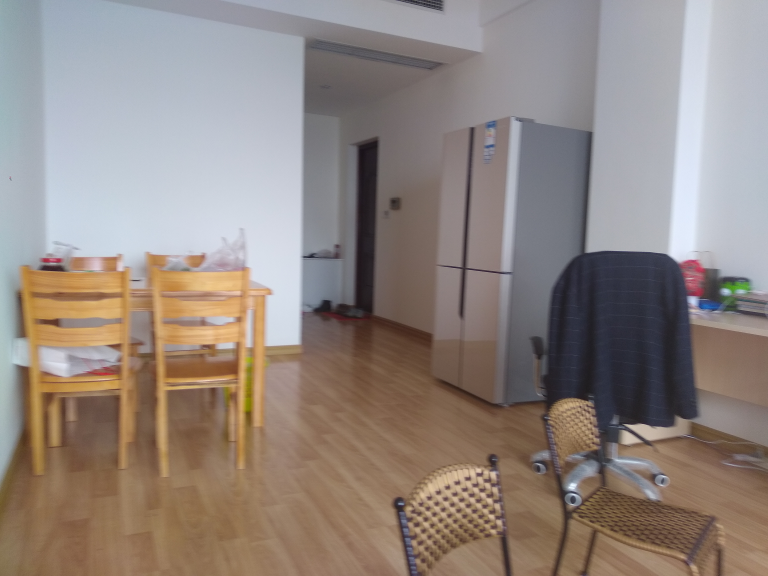
%> input picture My_PatchSelection/image1_1.png, 2304 x 1728 px (shown at 1/3 size)
$ octave patchSelection1.m   (GNU Octave 9; MATLAB toolbox functions it lacks are replaced by stand-ins)
%> lines starting %> are read from the running program, lines starting %| are printed output that depends on the picture
### hai_deblur_test3/calconfidence.m
function [confidence,offset,scale] = calconfidence(gradient, ksize, step)

    [rows,cols] = size(gradient{1});

    range = floor(ksize/2);

    width = ksize;

    % pixAxis = offset + scale*(confAxis-1)
    offset = width;
    scale = step;
    % step of moving windows
%     step = floor(ksize/3);

    % save all confidence values
    % confidence row
    cfrow = 1;
    cfrows = ceil((rows-2*width)/step);
    cfcols = ceil((cols-2*width)/step);

    confidence = zeros(cfrows,cfcols);

    for row = width:step:(rows-width)
       cfcol = 1;
       for col = width:step:(cols-width)

           xmin = row-range;
           xmax = row+range;
           ymin = col-range;
           ymax = col+range;

           gradx = gradient{1}(xmin:xmax,ymin:ymax);
           grady = gradient{2}(xmin:xmax,ymin:ymax);

           sumx = sum(gradx(:));
           sumy = sum(grady(:));

           innerSqrt = sqrt(gradx.^2+grady.^2);
           innerSum = sum(innerSqrt(:));

           confidence(cfrow,cfcol)= sqrt(sumx^2+sumy^2)/(innerSum + 0.5);
           cfcol = cfcol + 1;
       end
       cfrow = cfrow + 1;
    end

end

### My_PatchSelection/patchSelection1.m
clear
close all

%% initialization
I = imread('image1_1.png');
%> I is the input picture: size 1728x2304x3 uint8; mean R, G, B 145.2, 134.1, 128.1
if size(I,3)==3
    Igray = rgb2gray(I);
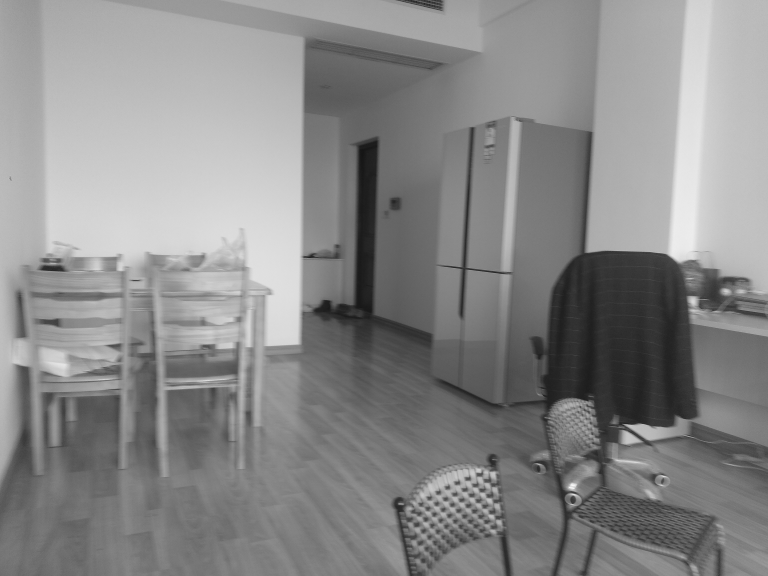
%> Igray: size 1728x2304 uint8 (shown at 1/3 size); min 14, max 253, mean 136.8
end
y = im2double(Igray);
% y = Igray;

% y = shock_filter(y);

% figure;imshow(I,'InitialMagnification','fit');

ksize = 25;
psize = ksize * 16;

% calculate the gradients
% derivative filters
dx = [-1 1; 0 0];
dy = [-1 0; 1 0];

gradient{1} = conv2(y, dx, 'valid');
gradient{2} = conv2(y, dy, 'valid');

fp = 0;
fpmax = fp;
fpmin = 1000;
pxmin=0;
pxmax=0;
pymin=0;
pymax=0;

%% calculate confidence
% tic
% calculate all confidences based on defined step
% pixAxis = offset + scale*(confAxis-1)
stepConf = floor(ksize);
[confs,offset,scale]=calconfidence(gradient,ksize,stepConf);
%> in calconfidence, `[rows,cols] = size(gradient{1});`: rows = 1727; cols = 2303
%> in calconfidence, `cfrows = ceil((rows-2*width)/step);`: cfrows = 68
%> in calconfidence, `cfcols = ceil((cols-2*width)/step);`: cfcols = 91
%> in calconfidence, `confidence = zeros(cfrows,cfcols);`: confidence: size 68x91 double; every value is 0
%> the loop in calconfidence, `for row = width:step:(rows-width)` made 68 passes
%> row on passes 1 to 12: 25, 50, 75, 100, 125, 150, 175, 200, 225, 250, 275, 300
%> after the loop in calconfidence, `for row = width:step:(rows-width)`:
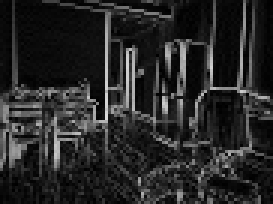
%> confidence: size 68x91 double (shown 3 times larger); min 0.00101, max 0.859, mean 0.155
%> after the loop in calconfidence, `for row = width:step:(rows-width)`: cfrow = 69
%> offset = 25; scale = 25
% toc


%% get the patch based on confidence
[rows,cols] = size(gradient{1});
%> rows = 1727; cols = 2303

stepPatch = floor(psize/3);
row=0;
col=0;

% tic
% go through all patches in a image
for row=psize:stepPatch:rows
    for col=psize:stepPatch:cols

        % pixAxis = offset + scale*(confAxis-1)
        xmin=row-psize+1;
        if xmin == 1
            cfxmin = 1;
        else
            cfxmin = floor((xmin - offset)/scale) + 1;
        end
        xmax=row;
        cfxmax = floor((xmax - offset)/scale);

        ymin=col-psize+1;
        if ymin == 1
            cfymin = 1;
        else
            cfymin = floor((ymin - offset)/scale) + 1;
        end
        ymax=col;
        cfymax = floor((ymax - offset)/scale);

        subConfidence = confs(cfxmin:cfxmax,cfymin:cfymax);

        fp = mean(subConfidence(:));

        if fp > fpmax
            fpmax = fp;

            % save the patch axis at max fp
            pxmin = xmin;
            pxmax = xmax;
            pymin = ymin;
            pymax = ymax;

            cfpxmin = cfxmin;
            cfpxmax = cfxmax;
            cfpymin = cfymin;
            cfpymax = cfymax;

        end

    end
end
%> this loop made 10 passes
%> row on passes 1 to 10: 400, 533, 666, 799, 932, 1065, 1198, 1331, 1464, 1597
%> after the loop, cfpxmax = 46; cfpxmin = 31; cfpymax = 36; cfpymin = 21; cfxmin = 47; cfymin = 74; fpmax = 0.295; pxmax = 1198; pxmin = 799; pymax = 932; pymin = 533

assert(pxmin~=0 && pxmax~=0 && pymin~=0 && pymax~=0,...
       'pxmin,pxmax,pymin and pymax should be nonzero');

yp=y(pxmin:pxmax,pymin:pymax);
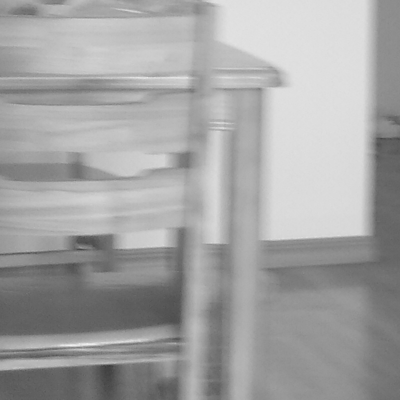
%> yp: size 400x400 double; min 0.239, max 0.957, mean 0.641
figure;imshow(yp,'InitialMagnification','fit');
% toc

%% calculate strong edge Is
threshold_r = 0.25;
threshold_s = 5e-3;

confPatch = confs(cfpxmin:cfpxmax,cfpymin:cfpymax);
%> (the run ends here)

$ run again, with My_PatchSelection/image2.png copied over My_PatchSelection/image1_1.png
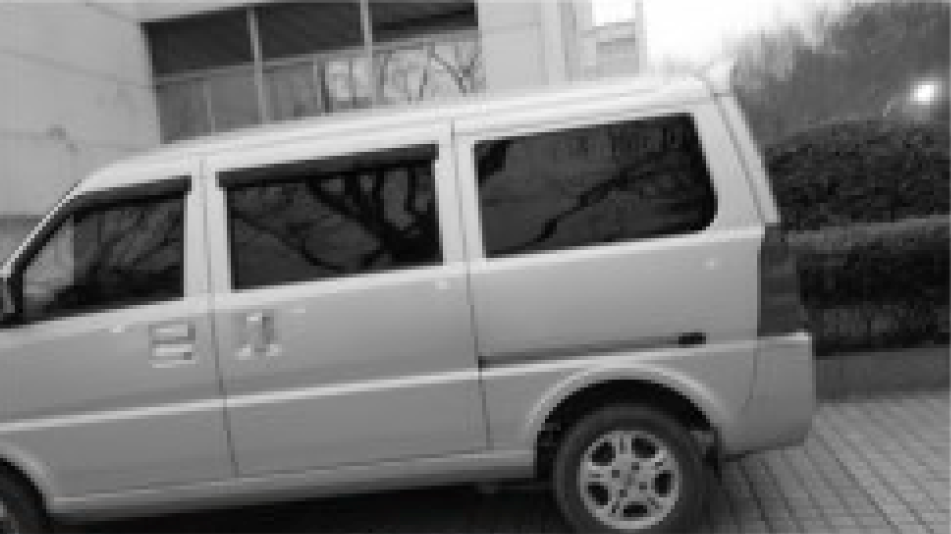
%> input picture My_PatchSelection/image2.png, 951 x 534 px
%> I is the input picture: size 534x951x3 uint8; mean R, G, B 112.6, 112.6, 112.6
%> in calconfidence, `[rows,cols] = size(gradient{1});`: rows = 533; cols = 950
%> cfrows = 20
%> cfcols = 36
%> confidence: size 20x36 double; every value is 0
%> the loop in calconfidence, `for row = width:step:(rows-width)` made 20 passes
%> row on passes 1 to 8: 25, 50, 75, 100, 125, 150, 175, 200
%> `[confs,offset,scale]=calconfidence(gradient,ksize,stepConf);`:
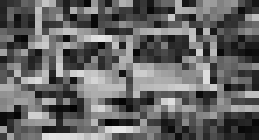
%> confs: size 20x37 double (shown 7 times larger); min 0.00931, max 0.899, mean 0.401
%> offset = 25
%> `[rows,cols] = size(gradient{1});`: rows = 533; cols = 950
%> the loop `for row=psize:stepPatch:rows` made 2 passes
%> row on passes 1 to 2: 400, 533
%> after the loop `for row=psize:stepPatch:rows`: cfpxmax = 20; cfpxmin = 5; cfpymax = 20; cfpymin = 5; cfymin = 21; fpmax = 0.461; pxmax = 533; pxmin = 134; pymax = 533; pymin = 134
%> `yp=y(pxmin:pxmax,pymin:pymax);`:
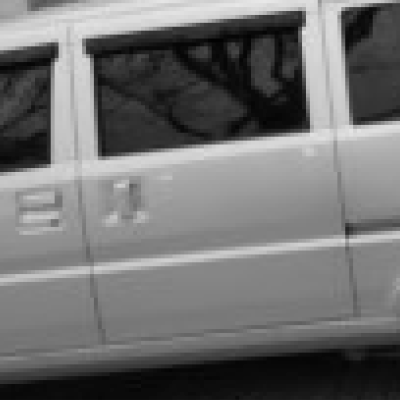
%> yp: size 400x400 double; min 0.00784, max 0.91, mean 0.437
